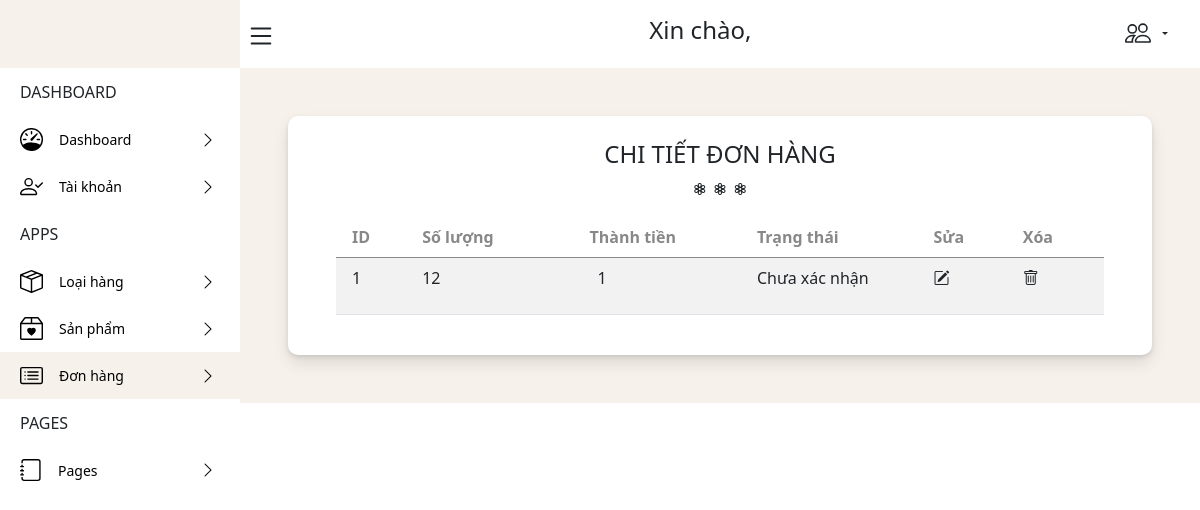
Page /admin/order/detail_order.php on the committed database.
### tables this page shows
CREATE TABLE `detail_order` (
  `id_order` int(255) NOT NULL,
  `product_id` int(255) NOT NULL,
  `qty` int(11) NOT NULL DEFAULT 0,
  `amount` int(11) DEFAULT NULL,
  `status` tinyint(4) NOT NULL DEFAULT 0
);

### admin/order/detail_order.php (the view, shortened to what this page needs)
<?php include('../template/header.php');
?>
<?php
$id = $_GET['id'];
?>
<body>
    <header class="header" id="header">
        <div class="header_toggle">
        </div>
        <h4 class="mt-1 text-center text-dark">Xin chào,
        </h4>
        <div class="mt-3 d-flex py-2 ">
            <p class="pt-1 dropdown-toggle" style="font-size:13px" data-bs-toggle="dropdown" aria-expanded="false">
            </p>
        </div>
    </header>
    <div class="l-navbar" id="nav-bar">
        <nav class="nav">
            <div>
                <div class="nav_logo">
                </div>
                <div class="nav_list">
                    <div class="nav_links">
                        <span class="nav_names">DASHBOARD</span>
                    </div>
                    <a href="../index.php?id=<?php echo $id ?>" class="d-flex nav_link ">
                        <span class=" nav_name">Dashboard</span>
                        <i class="nav_icon2 bi bi-chevron-right"></i>
                    </a>
                    <a href="../taikhoan/taikhoan.php?id=<?php echo $row['id_admin']; ?>" class="d-flex nav_link">
                        <span class="nav_name">Tài khoản</span>
                        <i class="nav_icon2 bi bi-chevron-right"></i>
                    </a>
                    <div class="nav_links">
                        <span class="nav_names">APPS</span>
                    </div>
                    <a href="../loaihang/loaihang.php?id=<?php echo $id ?>" class="d-flex nav_link">
                        <span class="nav_name">Loại hàng</span>
                        <i class="nav_icon2 bi bi-chevron-right"></i>
                    </a>
                    <a href="../sanpham/sanpham.php?id=<?php echo $id ?>" class="d-flex nav_link">
                        <span class="nav_name">Sản phẩm</span>
                        <i class="nav_icon2 bi bi-chevron-right"></i>
                    </a>
                    <div>
                        <a href="../order/order.php?id=<?php echo $id ?>" class="d-flex nav_link active">
                            <span class="nav_name">Đơn hàng</span>
                            <i class="nav_icon2 bi bi-chevron-right"></i>
                        </a>
                    </div>
                    <div class="nav_links">
                        <span class="nav_names">PAGES</span>
                    </div>
                    <a href="../../index.php" class="d-flex nav_link">
                        <span class="nav_name">Pages</span>
                        <i class="nav_icon2 bi bi-chevron-right"></i>
                    </a>
                </div>
        </nav>
    </div>
    <div class="height-100">
        <section class="p-5">
            <div class="px-5 py-4"
                style="background:white;box-shadow: 0 2px 4px 0 #0000001a, 0 8px 16px 0 #0000001a;border-radius:10px">
                <h4 class="text-center text-dark">CHI TIẾT ĐƠN HÀNG</h4>
                <div class="text-center text-dark">
                    <i class="bi bi-flower3"></i> <i class="bi bi-flower3"></i> <i class="bi bi-flower3"></i>
                </div>
                <table class="mt-3 table table-striped">
                    <thead>
                        <tr style="color:#888;">
                            <th style="width:10px" class="col ps-3" scope="col">ID</th>
                            <th style="width:90px" scope="col">Số lượng</th>
                            <th style="width:90px" scope="col">Thành tiền</th>
                            <th style="width:95px" scope="col">Trạng thái</th>
                            <th style="width:10px" scope="col">Sửa</th>
                            <th style="width:10px" scope="col">Xóa</th>
                        </tr>
                    </thead>
                    <tbody>
                        <?php
                        $sql = "SELECT * FROM `order`,detail_order ";
                        $res = mysqli_query($conn, $sql);
                        $count = mysqli_num_rows($res);
                        if ($count > 0) {
                            while ($row = mysqli_fetch_assoc($res)) {
                                ?>
                                <tr>
                                    <td class="">
                                        <p class="ms-2">
                                            <?php echo $row['id_order']; ?>
                                        </p>
                                    </td>
                                    <td class="">
                                        <p class="">
                                            <?php echo $row['qty']; ?>
                                        </p>
                                    </td>
                                    <td class="">
                                        <p class="ms-2">
                                            <?php echo $row['amount']; ?>
                                        </p>
                                    </td>
                                    <td class="">
                                        <p class="">
                                            <?php
                                            if ($row['status'] == '1' ? 'checked' : '') {
                                                echo 'Đã xác nhận';
                                            } else if ($row['status'] == '0' ? 'checked' : '') {
                                                echo 'Chưa xác nhận';
                                            }
                                            ?>
                                        </p>
                                    </td>
                                    <td class="">
                                        <a href="detail_order.php?id=<?php echo $id ?>&id1=<?php echo $row['id_order']; ?>">
                                            <i class="link-dark me-3 bi bi-pencil-square"></i>
                                        </a>
                                    </td>
                                    <td class="">
                                        <a href="delete_donhang.php?id=<?php echo $id ?>&id1=<?php echo $row['id_order']; ?>"><i
                                                class="link-dark me-3 bi bi-trash"></i></a>
                                    </td>
                                </tr>
                                <?php
                            }
                        }
                        ?>
                    </tbody>
                </table>
            </div>
        </section>
    </div>
    <?php include('../template/footer.php');
    ?>

### admin/style/style1.css (style rules this page uses)
:root { --z-fixed: 100; }
body { margin: 68px 0 0 0; padding-left: 240px; }
a { text-decoration: none }
.header { width: 100%; position: fixed; top: 0; left: 0; display: flex; align-items: center; justify-content: space-between; height: calc(3rem + 1rem); padding: 0 2rem 0 230px; background-color: white; z-index: var(--z-fixed); transition: .5s; }
.header_toggle { cursor: pointer; }
.l-navbar { position: fixed; top: 0; width: 240px; height: 100vh; background-color: white; transition: .5s; z-index: var(--z-fixed); left: 0; padding: 0 }
.nav { height: 100%; display: flex; flex-direction: column; justify-content: space-between; overflow: hidden }
.nav_name { font-size: 14px; }
.nav_logo, .nav_link { display: grid; grid-template-columns: max-content max-content; align-items: center; column-gap: 1rem; padding: 12px 0px 12px 20px }
.nav_links { display: grid; grid-template-columns: max-content max-content; align-items: center; column-gap: 1rem; padding: 12px 0px 12px 20px }
.nav_logo { background:#f6f1eb ; height: 68px; }
.nav_icon2 { position: absolute; left: 200px; }
.nav_link { position: relative; color: black; transition: .3s }
.active { color: black; background: #f6f1eb; }
.height-100 { background: #f6f1eb; }

### rows in the picture
detail_order: id_order "1", qty "12", amount "1", status "Chưa xác nhận"
